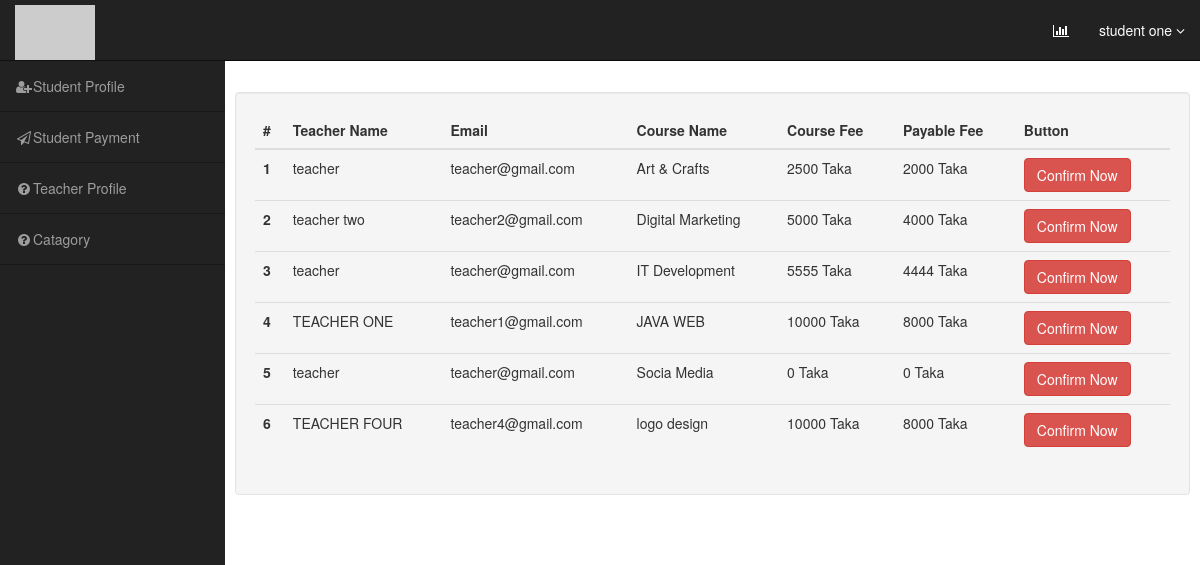
Screenshot of /admin/teachersell.php (signed in) with the database file from the repository.
### tables this page shows
CREATE TABLE `enrole_student_list` (
  `enrole_id` int(11) NOT NULL,
  `student_id` int(11) NOT NULL,
  `course_id` int(11) NOT NULL,
  `price` varchar(255) NOT NULL,
  `pay_status` tinyint(4) NOT NULL,
  `teacher_pay` decimal(30,2) NOT NULL,
  `t_pay` tinyint(4) NOT NULL
);

CREATE TABLE `teacher_table` (
  `teacher_id` int(11) NOT NULL,
  `teacher_name` varchar(300) NOT NULL,
  `teacher_email` varchar(300) NOT NULL,
  `teacher_phone` varchar(300) NOT NULL,
  `teacher_image` varchar(266) NOT NULL,
  `teacher_password` varchar(266) NOT NULL,
  `created_at` timestamp NOT NULL DEFAULT current_timestamp(),
  `account_no` int(11) NOT NULL
);

CREATE TABLE `course_table` (
  `course_id` int(11) NOT NULL,
  `course_title` varchar(266) NOT NULL,
  `course_details` text NOT NULL,
  `category_id` int(11) NOT NULL,
  `teacher_id` int(11) NOT NULL,
  `price` varchar(300) NOT NULL,
  `course_image` varchar(250) NOT NULL,
  `course_feature` tinyint(4) NOT NULL,
  `pay_status` tinyint(4) NOT NULL,
  `rat_total` int(11) NOT NULL,
  `rat_hit` int(11) NOT NULL
);

### include/dbcon.php (called while the page is built, shortened)
<?php
class DatabaseConnection{
	public $db;
	public function connectDataBase(){
		$this->db = new mysqli('localhost', 'root', '', 'online_edu');
	}
		public function queryfunk($query){
		$insert = $this->db->query($query) or die($this->db->error.__LINE__);
		if($insert){
			return $insert;
		} else {
			return false;
		}
	}
}
 ?>

### include/ViewClass.php (called while the page is built, shortened)
<?php
include_once 'dbcon.php';
class ViewClass extends DatabaseConnection
{
		public function teachersell(){
							$sqlquery = "SELECT * FROM enrole_student_list LEFT JOIN course_table ON course_table.course_id = enrole_student_list.course_id LEFT JOIN teacher_table ON teacher_table.teacher_id = course_table.teacher_id order by t_pay asc";
							$result = $this->queryfunk($sqlquery);
							return $result;
						}
}
 ?>

### admin/teachersell.php (the view, shortened to what this page needs)
<?php include 'head.php'; ?>
        <div id="page-wrapper">
            <div class="container-fluid">
                <div class="row" id="main" >
                    <div class="col-sm-12 col-md-12 well" id="content">
                        <table class="table">
                            <thead class="thead-light">
                              <tr>
                                <th scope="col">#</th>
                                <th scope="col">Teacher Name</th>
                                <th scope="col">Email</th>
                                <th scope="col">Course Name</th>
                                <th scope="col">Course Fee</th>
                                <th scope="col">Payable Fee</th>
                                <th scope="col">Button</th>
                              </tr>
                            </thead>
                            <tbody>
                    <?php
                    $viewcat = $viewcls->teachersell();
                    if ($viewcat) {
                        $i = 0;
                    foreach ($viewcat as $value) {
                        $i++;
                                 ?>
                              <tr>
                                <th scope="row"><?php echo $i; ?></th>
                                <td><?php echo $value['teacher_name']; ?></td>
                                <td><?php echo $value['teacher_email']; ?></td>
                                <td><?php echo $value['course_title']; ?></td>
                                <td><?php echo ($value['price']); ?> Taka</td>
                                <td><?php echo ($value['price'])-($value['price']*.2); ?> Taka</td>
                                <td>
                                    <?php if ($value['t_pay']==0) { ?>
                                         <a class="btn btn-danger" href="?tpay=<?php echo $value['enrole_id']; ?>">Confirm Now</a>
                                  <?php  }else{
                                    echo "<button class='btn btn-success'>Paid</button>";
                                  } ?>
                                   </td>
                              </tr>
                     <?php }} ?>
                            </tbody>
                          </table>
                    </div>
                </div>
            </div>
        </div>
<?php include 'foot.php'; ?>

### admin/css/style.css (style rules this page uses)
@media (min-width:768px) { body { margin-top: 50px; } }
#page-wrapper { width: 100%; padding: 0; background-color: #fff; }
@media (min-width:768px) { #page-wrapper { padding: 22px 10px; } }

### rows the page displays
enrole_student_list: teacher_table.teacher_name "teacher", teacher_table.teacher_email "teacher@gmail.com", course.course_title "Art & Crafts", course.price "2500", ($value['price'])-($value['price']*.2) "2000"
enrole_student_list: teacher_table.teacher_name "teacher two", teacher_table.teacher_email "teacher2@gmail.com", course.course_title "Digital Marketing", course.price "5000", ($value['price'])-($value['price']*.2) "4000"
enrole_student_list: teacher_table.teacher_name "teacher", teacher_table.teacher_email "teacher@gmail.com", course.course_title "IT Development", course.price "5555", ($value['price'])-($value['price']*.2) "4444"
enrole_student_list: teacher_table.teacher_name "TEACHER ONE", teacher_table.teacher_email "teacher1@gmail.com", course.course_title "JAVA WEB", course.price "10000", ($value['price'])-($value['price']*.2) "8000"
enrole_student_list: teacher_table.teacher_name "teacher", teacher_table.teacher_email "teacher@gmail.com", course.course_title "Socia Media", course.price "0", ($value['price'])-($value['price']*.2) "0"
enrole_student_list: teacher_table.teacher_name "TEACHER FOUR", teacher_table.teacher_email "teacher4@gmail.com", course.course_title "logo design", course.price "10000", ($value['price'])-($value['price']*.2) "8000"

### other values shown
$username =$_SESSION['name'] "student one"
